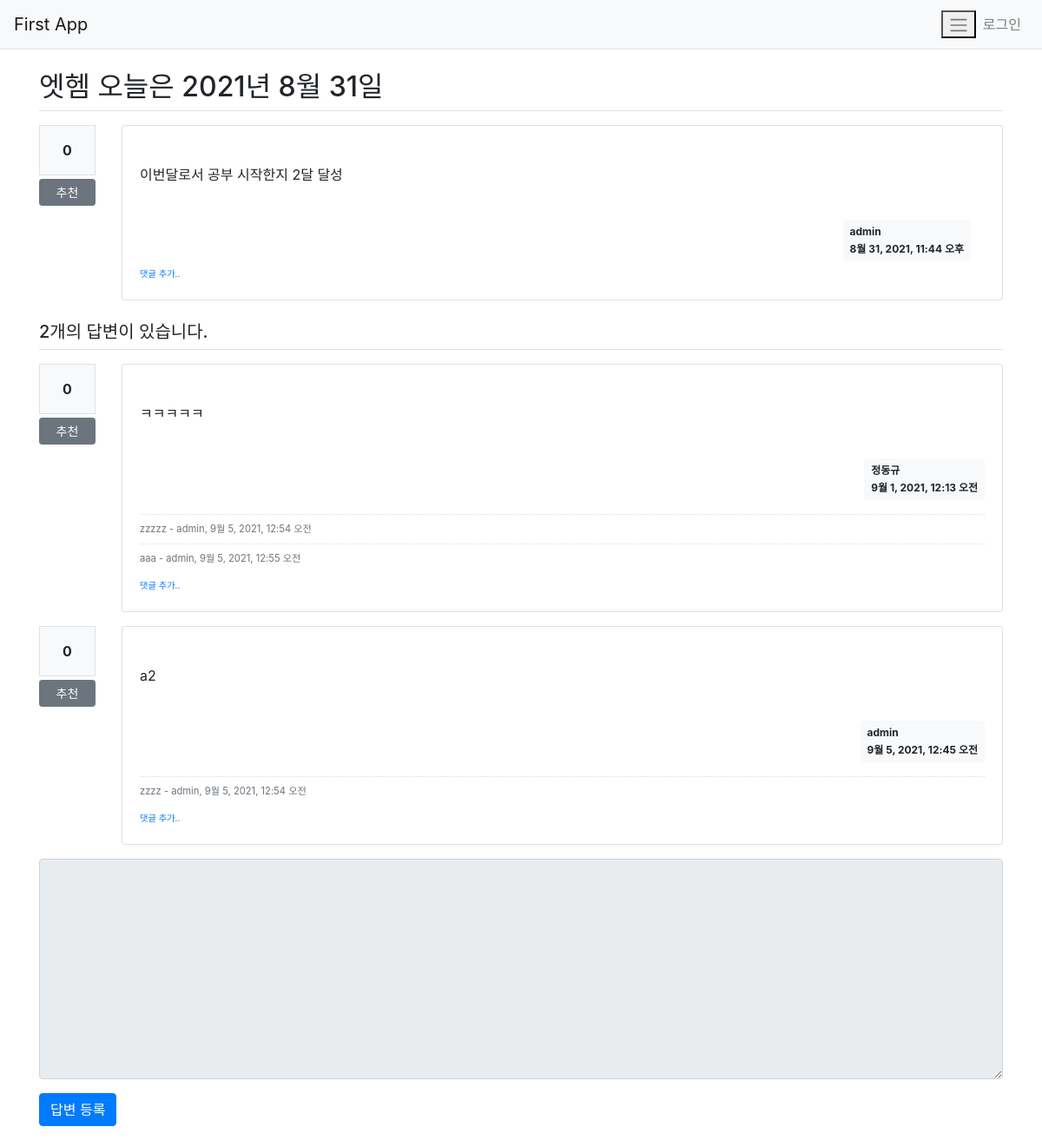
The page /firstapp/5/ on the database as committed earlier.
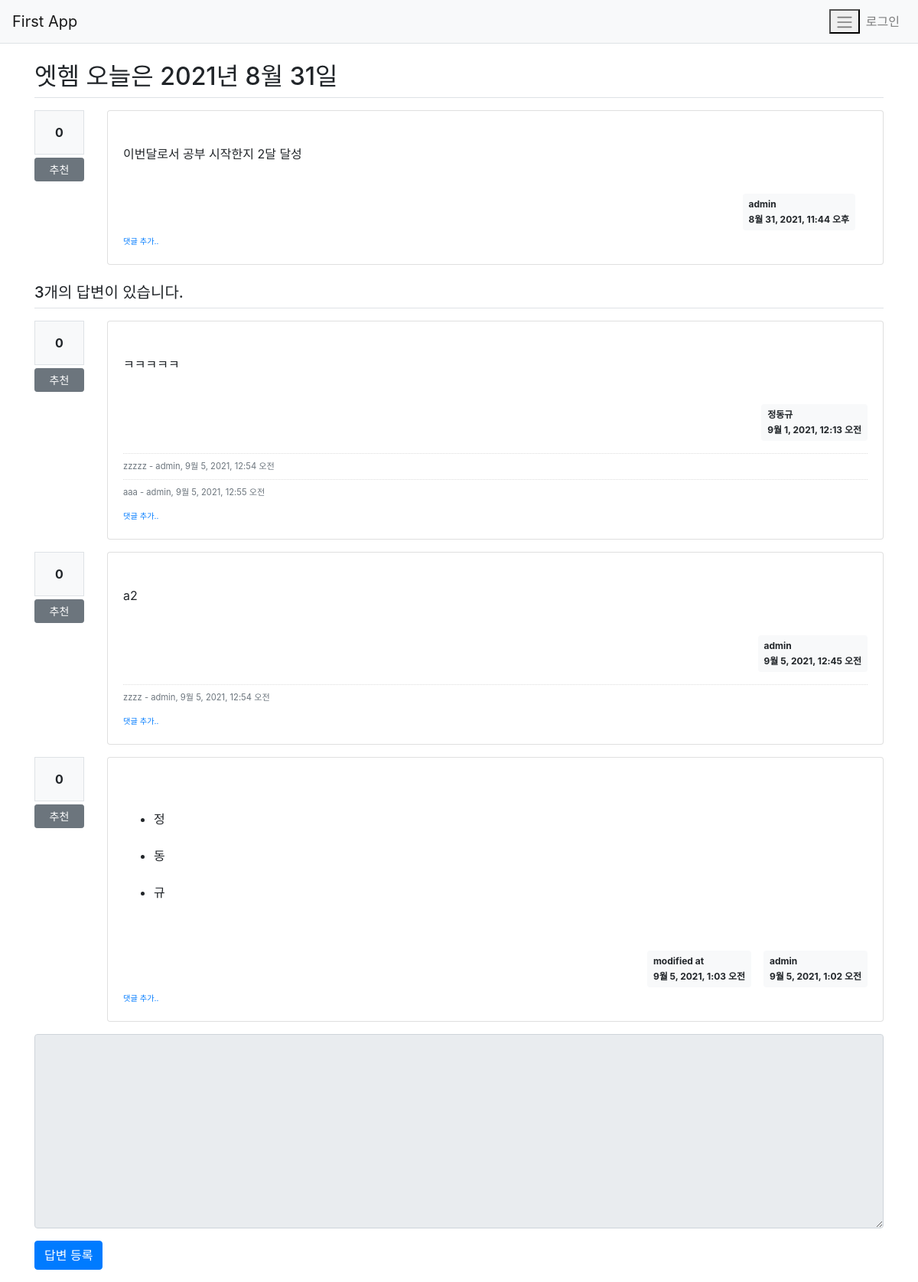
The same page on the database as committed later.
### firstapp/models.py (models this page shows, shortened)
class Question(models.Model) :
    author = models.ForeignKey(User, on_delete=models.CASCADE,
                               related_name='author_question')
    subject = models.CharField(max_length=200)
    content = models.TextField()
    create_date = models.DateTimeField()
    modify_date = models.DateTimeField(null=True, blank=True)
    voter = models.ManyToManyField(User,
                                   related_name='voter_questiion')

class Answer(models.Model) :
    author = models.ForeignKey(User, on_delete=models.CASCADE,
                               related_name='author_answer')
    question = models.ForeignKey(Question, on_delete=models.CASCADE)
    content = models.TextField()
    create_date = models.DateTimeField()
    modify_date = models.DateTimeField(null=True, blank=True)
    voter = models.ManyToManyField(User,
                                   related_name='voter_answer')

class Comment(models.Model) :
    author = models.ForeignKey(User, on_delete=models.CASCADE)
    content = models.TextField()
    create_date = models.DateTimeField()
    modify_date = models.DateTimeField(null=True, blank=True)
    question = models.ForeignKey(Question, null=True, blank=True,
                                 on_delete=models.CASCADE)
    answer = models.ForeignKey(Answer, null=True, blank=True, on_delete=models.CASCADE)

### firstapp/views/base_views.py (the view)
def detail(request, question_id) :
    question = get_object_or_404(Question, pk=question_id)
    context = {'question' : question}
    return render(request, 'firstapp/question_detail.html', context)

### firstapp/templatetags/firstapp_filter.py (called while the page is built)
@register.filter
def mark(value) : #value는 사용자의 웹페이지 입력값
    extensions = ["nl2br", "fenced_code"]
    return mark_safe(markdown.markdown(value, extensions=extensions))

### templates/firstapp/question_detail.html (shortened to what this page needs)
{% extends 'base.html' %}
{% load firstapp_filter %}
{% block content %}
{% load static %}
<div class="container my-3">
    <h2 class="border-bottom py-2">{{ question.subject }}</h2>
    <div class="row my-3">
        <div class="col-1">
            <div class="bg-light text-center p-3 border font-weight-bolder mb-1">
                {{ question.voter.count }}
            </div>
            <a href="#" data-uri="{% url 'firstapp:vote_question' question.id %}"
               class="recommend btn btn-sm btn-secondary btn-block my-1">추천</a>
        </div>
        <div class="col-11">
            <div class="card">
                <div class="card-body">
                    <div class="card-text" style="white-space: pre-line;">
                        {{ question.content|mark }}
                    </div>
                    <div class="d-flex justify-content-end">
                        <div class="badge badge-light p-2 text-left mx-3">
                            <div class="mb-2">{{ question.author.username }}</div>
                            <div>{{ question.create_date }}</div>
                        </div>
                    </div>
                    <div>
                        <a href="{% url 'firstapp:comment_create_question' question.id %}"
                           class="small"><small>댓글 추가..</small></a>
                    </div>
                </div>
            </div>
        </div>
    </div>
    <h5 class="border-bottom my-3 py-2">
        {{ question.answer_set.count }}개의 답변이 있습니다.
    </h5>
    {% for answer in question.answer_set.all %}
    <div class="row my-3">
        <div class="col-1">
            <div class="bg-light text-center p-3 border font-weight-bolder mb-1">
                {{ answer.voter.count }}
            </div>
            <a href="#" data-uri="{% url 'firstapp:vote_answer' answer.id %}"
               class="recommend btn btn-sm btn-secondary btn-block my-1">추천</a>
        </div>
        <div class="col-11">
            <div class="card">
                <div class="card-body">
                    <div class="card-text" style="white-space: pre-line;">
                        {{ answer.content|mark }}
                    </div>
                    <div class="d-flex justify-content-end">
                        {% if answer.modify_date %}
                        <div class="badge badge-light p-2 text-left mx-3">
                            <div class="mb-2">modified at</div>
                            <div>{{ answer.modify_date }}</div>
                        </div>
                        {% endif %}
                        <div class="badge badge-light p-2 text-left">
                            <div class="mb-2">{{ answer.author.username }}</div>
                            <div>{{ answer.create_date }}</div>
                        </div>
                    </div>
                    {% if answer.comment_set.count > 0 %}
                    <div class="mt-3">
                        {% for comment in answer.comment_set.all %}
                        <div class="comment py-2 text-muted">
                            <span style="white-space:pre-line;">{{ comment.content }}</span>
                            <span>
                                - {{ comment.author }}, {{ comment.create_date }}
                            </span>
                        </div>
                        {% endfor %}
                    </div>
                    {% endif %}
                    <div>
                        <a href="{% url 'firstapp:comment_create_answer' answer.id %}"
                           class="small"><small>댓글 추가..</small></a>
                    </div>
                </div>
            </div>
        </div>
    </div>
    {% endfor %}
    <form action="{% url 'firstapp:answer_create' question.id %}" method="post" class="my-3">
        <div class="form-group">
            <textarea name="content" id="content"
                      {% if not user.is_authenticated %}disabled{% endif %}
                      rows="10" class="form-control"></textarea>
        </div>
        <input type="submit" value="답변 등록" class="btn btn-primary">
    </form>
</div>
{% endblock %}

### templates/base.html (shortened to what this page needs)
{% load static %}
<!DOCTYPE html>
<html lang="ko">
<head>
    <link rel="stylesheet" type="text/css" href="{% static 'bootstrap.min.css' %}">
    <link rel="stylesheet" type="text/css" href="{% static 'style.css' %}">
</head>
<body>
{% include "navbar.html" %}
{% block content %}
{% endblock %}
</body>
</html>

### templates/navbar.html
<nav class="navbar navbar-expand-lg navbar-light bg-light border-bottom">
    <a class="navbar-brand" href="{% url 'firstapp:index' %}">First App</a>
    <button class="navbar-toggle ml-auto" type="button" data-toggle="collapse"
       data-target="#navbarNav" aria-controls="navbarNav"
       aria-expanded="false" aria-label="Toggle navigation">
        <span class="navbar-toggler-icon"></span>
    </button>
    <div class="collapse navbar-collapse flex-grow-0" id="navbarNav">
        <ul class="navbar-nav">
            <li class="nav-item">
                {% if user.is_authenticated %}
                <a class="nav-link" href="{% url 'account:logout' %}">
                    {{ user.username }} (로그아웃)
                </a>
                {% else %}
                <a class="nav-link" href="{% url 'account:login' %}">로그인</a>
                {% endif %}
            </li>
        </ul>
    </div>
</nav>

### static/style.css (style rules this page uses)
.comment { border-top : dotted 1px #ddd; font-size : 0.7em; }

Rows that differ between the two databases and show on the page:
computed for Question "엣헴 오늘은 2021년 8월 31일": answer_set.count "2" → "3"
added Answer: voter.count "0", content|mark "정 동 규", modify_date "9월 5, 2021, 1:03 오전", author.username "admin", create_date "9월 5, 2021, 1:02 오전"
